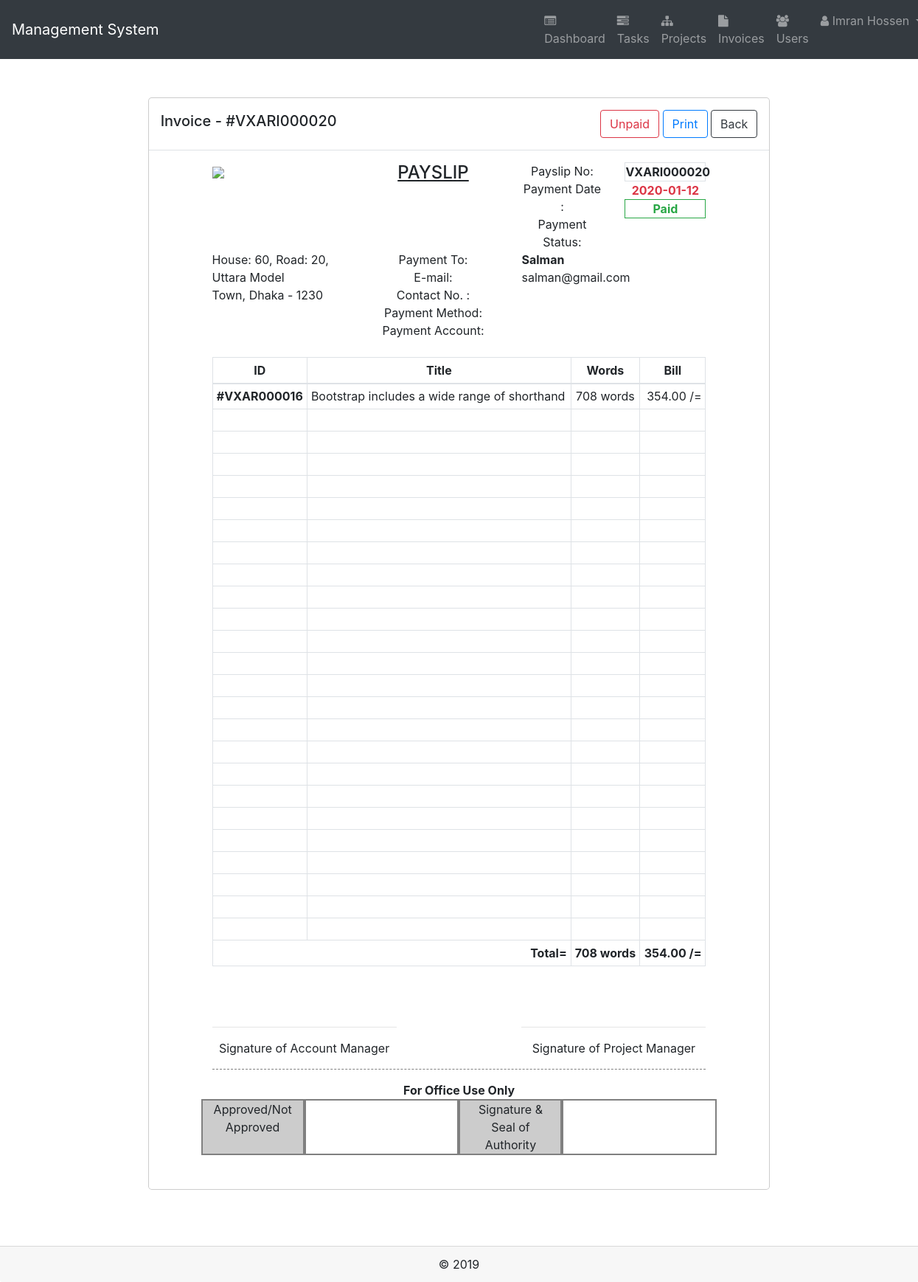
Page /invoice.php?id=20 (signed in) on the committed database.
### tables this page shows
CREATE TABLE `invoice` (
  `id` int(255) NOT NULL,
  `name` varchar(255) NOT NULL,
  `paid` int(255) NOT NULL,
  `words` int(255) NOT NULL,
  `paid_to` int(100) NOT NULL,
  `creation_date` timestamp(6) NOT NULL DEFAULT CURRENT_TIMESTAMP(6),
  `paid_date` timestamp(6) NULL DEFAULT NULL,
  `status` int(2) NOT NULL
);

CREATE TABLE `users` (
  `id` int(255) NOT NULL,
  `name` varchar(100) NOT NULL,
  `email` varchar(100) NOT NULL,
  `phone` varchar(20) NOT NULL,
  `address` varchar(255) NOT NULL,
  `payment_method` varchar(255) NOT NULL,
  `payment_account` varchar(255) NOT NULL,
  `rate` int(255) NOT NULL,
  `role` varchar(100) NOT NULL,
  `fb_url` varchar(255) NOT NULL,
  `twitter_url` varchar(255) NOT NULL,
  `instagram_url` varchar(255) NOT NULL,
  `password` varchar(20) NOT NULL,
  `picture` varchar(10000) NOT NULL,
  `quality` int(1) NOT NULL,
  `join_date` timestamp(6) NOT NULL DEFAULT CURRENT_TIMESTAMP(6)
);

CREATE TABLE `tasks` (
  `id` int(255) NOT NULL,
  `name` varchar(255) NOT NULL,
  `description` varchar(10000) NOT NULL,
  `assignee` int(255) NOT NULL,
  `creator` int(255) NOT NULL,
  `words` int(255) NOT NULL,
  `rate` int(255) NOT NULL,
  `type` varchar(255) NOT NULL,
  `project` int(255) NOT NULL,
  `deadline` date DEFAULT NULL,
  `created` timestamp(6) NOT NULL DEFAULT CURRENT_TIMESTAMP(6),
  `status` varchar(100) NOT NULL,
  `publishing` int(255) NOT NULL,
  `publisher` int(255) NOT NULL,
  `publish_status` int(255) NOT NULL,
  `publish_link` varchar(255) NOT NULL,
  `invoice` varchar(255) NOT NULL,
  `attachment` varchar(1000) NOT NULL,
  `remarks` varchar(1000) NOT NULL,
  `priority` int(255) NOT NULL
);

### functions/DB.func.php (called while the page is built, shortened)
<?php
function get_user_data($connect,$id){
	$sql = "SELECT * FROM users WHERE id=$id";
	$result = $connect->query($sql);
	if ($result->num_rows > 0) {
		return $result->fetch_assoc();
	}
}
function get_tasks_by_invoice($connect,$invoice){
	$sql = "SELECT * FROM tasks WHERE status=4 AND invoice='$invoice'";
	$result = $connect->query($sql);
		return $result;
}
function get_invoice_data($connect,$id){
	$sql = "SELECT * FROM invoice WHERE id=$id";
	$result = $connect->query($sql);
		return $result->fetch_assoc();
}
?>

### invoice.php (the view, shortened to what this page needs)
<?php
include "inc/header.php";
?>
<?php if (isset($_GET['id'])) {
$data = get_invoice_data($connect,$_GET['id']);
$invoice_id = "VXARI".str_pad($data['id'], 6, '0', STR_PAD_LEFT);
?>
	<div class="modal-dialog" role="document">
		<div class="modal-content">
			<div class="modal-header">
				<h5 class="modal-title" id="create-project-label">Invoice - #<?php echo $invoice_id;?></h5>
				<div align="right">
					<?php if ($_SESSION['role']==1 || $_SESSION['role']==2) { ?>
							<?php if ($_SESSION['role']==1 && $data['status']==1) {?>
								<a href="status.php?invoice&unpaid=<?php echo $data['id'];?>" class="btn btn-outline-danger" id="unpaid">Unpaid</a>
							<?php } ?>
					<?php } ?>
					<a href="generate.php?invoice=<?php echo $data['id'];?>" class="btn btn-outline-primary" id="print">Print</a>
					<a href="invoices.php" class="btn btn-outline-dark" id="back">Back</a>
				</div>
			</div>
			<div class="modal-body">
				<div class="row" id="invoice">
					<div class="col-1"></div>
					<div class="col-3">
						<img src="https://viserx.com/wp-content/uploads/2019/04/logo-e1555414846101.png" height="100px">
					</div>
					<div class="col-3 text-center">
						<u><h4>PAYSLIP</h4></u>
					</div>
					<div class="col-2 text-center">
						Payslip No:
						<br>
						Payment Date :
						<br>
						Payment Status:
					</div>
					<div class="col-2 text-center">
						<div class="border"><b><?php echo $invoice_id;?></b></div>
						<div class="text-danger"><b><?php echo date("Y-m-d",strtotime($data['creation_date']));?></b></div>
						<div><b><?php if ($data['status']==1){echo "<div class='border border-success text-success'>Paid</div>";} else {echo "<div class='border border-danger text-danger'>Unpaid</div>";} ?> </b></div>
					</div>
					<div class="col-1"></div>
					<div class="col-1"></div>
					<div class="col-3">
						House: 60, Road: 20, Uttara Model
						<br>
						Town, Dhaka - 1230
					</div>
					<div class="col-3 text-center">
						<?php $user = get_user_data($connect,$data['paid_to']);?>
						Payment To:
						<br>
						E-mail:
						<br>
						Contact No. :
						<br>
						Payment Method:
						<br>
						Payment Account:
					</div>
					<div class="col-2 text-left">
						<b><?php echo $user['name'];?></b>
						<br>
						<?php echo $user['email'];?>
						<br>
						<br>
						<br>
					</div>
					<div class="col-3"></div>
					<br>
					<br>
					<br>
					<br>
					<br>
					<br>
					<div class="col-1"></div>
					<div class="col-10">
						<table class="table table-sm table-bordered">
							<thead>
								<tr align="center">
									<th scope="col">ID</th>
									<th scope="col">Title</th>
									<th scope="col">Words</th>
									<th scope="col">Bill</th>
								</tr>
							</thead>
							<tbody>
								<?php
								$tasks = get_tasks_by_invoice($connect,$invoice_id);
								$words = 0;
								$bill = 0;
								while ($task = mysqli_fetch_array($tasks)){?>
									<tr>
										<th scope="row" class="text-center"><?php echo "#VXAR".str_pad($task['id'], 6, '0', STR_PAD_LEFT);?></th>
										<td><?php echo $task['name'];?></td>
										<td class="text-center"><?php $words += $task['words']; echo $task['words'];?> words</td>
										<td class="text-right"><?php $bill +=($task['words']/1000)*$task['rate']; echo number_format(($task['words']/1000)*$task['rate'],2);?> /=</td>
									</tr>
								<?php } if($tasks->num_rows<25){ $count = $tasks->num_rows; while ($count<25) {?>
									<tr style="height: 30px">
										<th scope="row" class="text-center"></th>
										<td></td>
										<td class="text-center"></td>
										<td class="text-right"></td>
									</tr>
									<?php $count++; } }?>
									<tr>
										<th scope="row" class="text-right" colspan="2">Total=</th>
										<th scope="row" class="text-center"><?php echo $words;?> words</th>
										<th scope="row" class="text-right"><?php echo number_format($bill,2);?> /=</th>
									</tr>
								</tbody>
							</table>
						</div>
						<div class="col-1"></div>
						<div class="col-12" style="height: 50px;"></div>
						<div class="col-1"></div>
						<div class="col-4 text-center">
							<hr>
							Signature of Account Manager
						</div>
						<div class="col-2"></div>
						<div class="col-4 text-center">
							<hr>
							Signature of Project Manager
						</div>
						<div class="col-1"></div>
						<div class="col-1"></div>
						<div class="col-10"><hr style="border-top: 1px dashed grey"/></div>
						<div class="col-1"></div>
						<div class="col-12 text-center"><b>For Office Use Only</b></div>
						<div class="col-1"></div>
						<div class="col-2 text-center" style="background: rgba(0,0,0,0.2); border: 2px solid grey;">Approved/Not Approved</div>
						<div class="col-3" style="border: 2px solid grey;"></div>
						<div class="col-2 text-center" style="background: rgba(0,0,0,0.2); border: 2px solid grey;">Signature & Seal of Authority</div>
						<div class="col-3" style="border: 2px solid grey;"></div>
						<div class="col-1"></div>
					</div>
					<div class="row">
						<div class="col-12" style="height: 30px;"></div>
					</div>
				</div>
			</div>
		</div>
	<?php
}
	include "inc/footer.php";
	?>

### inc/header.php (style rules this page uses)
.modal-dialog { max-width: 75%!important; }

### rows in the picture
invoice: id "VXARI000020", creation_date "2020-01-12"
users: name "Salman", email "salman@gmail.com"
tasks: id "000016", name "Bootstrap includes a wide range of shorthand", words "708", ($task['words']/1000)*$task['rate'] "354.00"

### other values in the picture
$_SESSION['name'] "Imran Hossen"
$words "708"
$bill "354.00"
